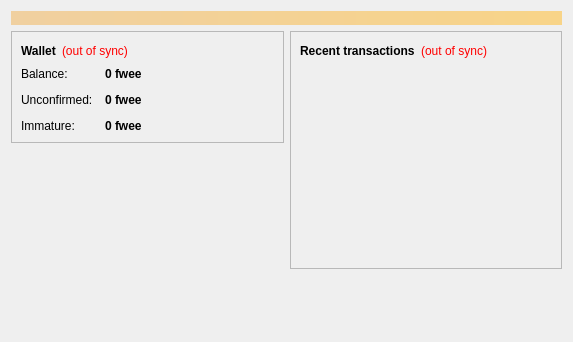
<?xml version="1.0" encoding="UTF-8"?>
<ui version="4.0">
 <class>OverviewPage</class>
 <widget class="QWidget" name="OverviewPage">
  <property name="geometry">
   <rect>
    <x>0</x>
    <y>0</y>
    <width>573</width>
    <height>342</height>
   </rect>
  </property>
  <property name="windowTitle">
   <string>Form</string>
  </property>
  <layout class="QVBoxLayout" name="topLayout">
   <item>
    <widget class="QLabel" name="labelAlerts">
     <property name="visible">
      <bool>false</bool>
     </property>
     <property name="styleSheet">
      <string notr="true">background-color: qlineargradient(x1: 0, y1: 0, x2: 1, y2: 0, stop:0 #F0D0A0, stop:1 #F8D488); color:#000000;</string>
     </property>
     <property name="wordWrap">
      <bool>true</bool>
     </property>
     <property name="margin">
      <number>3</number>
     </property>
    </widget>
   </item>
   <item>
    <layout class="QHBoxLayout" name="horizontalLayout" stretch="1,1">
     <item>
      <layout class="QVBoxLayout" name="verticalLayout_2">
       <item>
        <widget class="QFrame" name="frame">
         <property name="frameShape">
          <enum>QFrame::StyledPanel</enum>
         </property>
         <property name="frameShadow">
          <enum>QFrame::Raised</enum>
         </property>
         <layout class="QVBoxLayout" name="verticalLayout_4">
          <item>
           <layout class="QHBoxLayout" name="horizontalLayout_4">
            <item>
             <widget class="QLabel" name="label_5">
              <property name="font">
               <font>
                <weight>75</weight>
                <bold>true</bold>
               </font>
              </property>
              <property name="text">
               <string>Wallet</string>
              </property>
             </widget>
            </item>
            <item>
             <widget class="QLabel" name="labelWalletStatus">
              <property name="toolTip">
               <string>The displayed information may be out of date. Your wallet automatically synchronizes with the FweeCoin network after a connection is established, but this process has not completed yet.</string>
              </property>
              <property name="styleSheet">
               <string notr="true">QLabel { color: red; }</string>
              </property>
              <property name="text">
               <string notr="true">(out of sync)</string>
              </property>
              <property name="alignment">
               <set>Qt::AlignLeading|Qt::AlignLeft|Qt::AlignVCenter</set>
              </property>
             </widget>
            </item>
            <item>
             <spacer name="horizontalSpacer_2">
              <property name="orientation">
               <enum>Qt::Horizontal</enum>
              </property>
              <property name="sizeHint" stdset="0">
               <size>
                <width>40</width>
                <height>20</height>
               </size>
              </property>
             </spacer>
            </item>
           </layout>
          </item>
          <item>
           <layout class="QFormLayout" name="formLayout_2">
            <property name="fieldGrowthPolicy">
             <enum>QFormLayout::AllNonFixedFieldsGrow</enum>
            </property>
            <property name="horizontalSpacing">
             <number>12</number>
            </property>
            <property name="verticalSpacing">
             <number>12</number>
            </property>
            <item row="0" column="0">
             <widget class="QLabel" name="label">
              <property name="text">
               <string>Balance:</string>
              </property>
             </widget>
            </item>
            <item row="0" column="1">
             <widget class="QLabel" name="labelBalance">
              <property name="font">
               <font>
                <weight>75</weight>
                <bold>true</bold>
               </font>
              </property>
              <property name="cursor">
               <cursorShape>IBeamCursor</cursorShape>
              </property>
              <property name="toolTip">
               <string>Your current balance</string>
              </property>
              <property name="text">
               <string notr="true">0 fwee</string>
              </property>
              <property name="textInteractionFlags">
               <set>Qt::LinksAccessibleByMouse|Qt::TextSelectableByKeyboard|Qt::TextSelectableByMouse</set>
              </property>
             </widget>
            </item>
            <item row="1" column="0">
             <widget class="QLabel" name="label_3">
              <property name="text">
               <string>Unconfirmed:</string>
              </property>
             </widget>
            </item>
            <item row="1" column="1">
             <widget class="QLabel" name="labelUnconfirmed">
              <property name="font">
               <font>
                <weight>75</weight>
                <bold>true</bold>
               </font>
              </property>
              <property name="cursor">
               <cursorShape>IBeamCursor</cursorShape>
              </property>
              <property name="toolTip">
               <string>Total of transactions that have yet to be confirmed, and do not yet count toward the current balance</string>
              </property>
              <property name="text">
               <string notr="true">0 fwee</string>
              </property>
              <property name="textInteractionFlags">
               <set>Qt::LinksAccessibleByMouse|Qt::TextSelectableByKeyboard|Qt::TextSelectableByMouse</set>
              </property>
             </widget>
            </item>
            <item row="2" column="0">
             <widget class="QLabel" name="labelImmatureText">
              <property name="text">
               <string>Immature:</string>
              </property>
             </widget>
            </item>
            <item row="2" column="1">
             <widget class="QLabel" name="labelImmature">
              <property name="font">
               <font>
                <weight>75</weight>
                <bold>true</bold>
               </font>
              </property>
              <property name="toolTip">
               <string>Mined balance that has not yet matured</string>
              </property>
              <property name="text">
               <string notr="true">0 fwee</string>
              </property>
              <property name="textInteractionFlags">
               <set>Qt::LinksAccessibleByMouse|Qt::TextSelectableByKeyboard|Qt::TextSelectableByMouse</set>
              </property>
             </widget>
            </item>
           </layout>
          </item>
         </layout>
        </widget>
       </item>
       <item>
        <spacer name="verticalSpacer">
         <property name="orientation">
          <enum>Qt::Vertical</enum>
         </property>
         <property name="sizeHint" stdset="0">
          <size>
           <width>20</width>
           <height>40</height>
          </size>
         </property>
        </spacer>
       </item>
      </layout>
     </item>
     <item>
      <layout class="QVBoxLayout" name="verticalLayout_3">
       <item>
        <widget class="QFrame" name="frame_2">
         <property name="frameShape">
          <enum>QFrame::StyledPanel</enum>
         </property>
         <property name="frameShadow">
          <enum>QFrame::Raised</enum>
         </property>
         <layout class="QVBoxLayout" name="verticalLayout">
          <item>
           <layout class="QHBoxLayout" name="horizontalLayout_2">
            <item>
             <widget class="QLabel" name="label_4">
              <property name="text">
               <string>&lt;b&gt;Recent transactions&lt;/b&gt;</string>
              </property>
             </widget>
            </item>
            <item>
             <widget class="QLabel" name="labelTransactionsStatus">
              <property name="toolTip">
               <string>The displayed information may be out of date. Your wallet automatically synchronizes with the FweeCoin network after a connection is established, but this process has not completed yet.</string>
              </property>
              <property name="styleSheet">
               <string notr="true">QLabel { color: red; }</string>
              </property>
              <property name="text">
               <string notr="true">(out of sync)</string>
              </property>
              <property name="alignment">
               <set>Qt::AlignRight|Qt::AlignTrailing|Qt::AlignVCenter</set>
              </property>
             </widget>
            </item>
            <item>
             <spacer name="horizontalSpacer">
              <property name="orientation">
               <enum>Qt::Horizontal</enum>
              </property>
              <property name="sizeHint" stdset="0">
               <size>
                <width>40</width>
                <height>20</height>
               </size>
              </property>
             </spacer>
            </item>
           </layout>
          </item>
          <item>
           <widget class="QListView" name="listTransactions">
            <property name="styleSheet">
             <string notr="true">QListView { background: transparent; }</string>
            </property>
            <property name="frameShape">
             <enum>QFrame::NoFrame</enum>
            </property>
            <property name="verticalScrollBarPolicy">
             <enum>Qt::ScrollBarAlwaysOff</enum>
            </property>
            <property name="horizontalScrollBarPolicy">
             <enum>Qt::ScrollBarAlwaysOff</enum>
            </property>
            <property name="selectionMode">
             <enum>QAbstractItemView::NoSelection</enum>
            </property>
           </widget>
          </item>
         </layout>
        </widget>
       </item>
       <item>
        <spacer name="verticalSpacer_2">
         <property name="orientation">
          <enum>Qt::Vertical</enum>
         </property>
         <property name="sizeHint" stdset="0">
          <size>
           <width>20</width>
           <height>40</height>
          </size>
         </property>
        </spacer>
       </item>
      </layout>
     </item>
    </layout>
   </item>
  </layout>
 </widget>
 <resources/>
 <connections/>
</ui>
